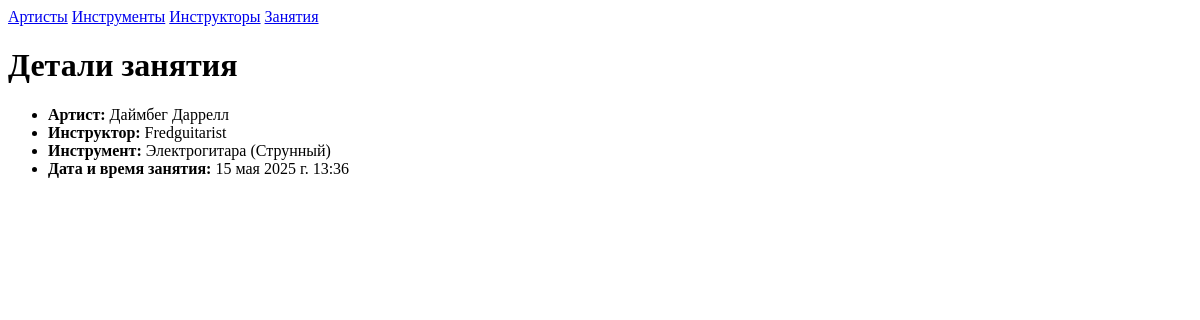
Screenshot of /Lesson/4/detail/ with the database file from the repository.
### Application/models.py (models this page shows)
class Artist(models.Model):
    name = models.CharField(max_length=70, verbose_name="Имя артиста")
    age = models.IntegerField(verbose_name="возарст")
    phone = models.CharField(max_length=15, verbose_name="Телефон", validators=[phone_validator])
    required_fields = ['name']
    class Meta:
        verbose_name = "артист"
        verbose_name_plural = "артисты"
    def __str__(self):
        return f"{self.name}"

class Instructor(models.Model):
    name = models.CharField(max_length=70, verbose_name="Имя инструктора")
    phone = models.CharField(max_length=15, verbose_name="Телефон", validators=[phone_validator])
    specialization = models.CharField(max_length=150, verbose_name="Специализация")
    required_fields = ['name']
    class Meta:
        verbose_name = "инструктор"
        verbose_name_plural = "инструкторы"
    def __str__(self):
        return f"{self.name}"

class Instrument(models.Model):
    class Type(models.TextChoices):
        STRING = 'Струнный', 'Струнный'
        WIND = 'Духовой', 'Духовой'
        PERCUSSION = 'Ударный', 'Ударный'
        OTHER = 'Иной', 'Иной'
    name = models.CharField(max_length=50, verbose_name="Название инструмента")
    type = models.CharField(max_length=50, verbose_name="Тип", choices=Type.choices, default=Type.OTHER)
    required_fields = ['name', 'type']
    class Meta:
        verbose_name = "инструмент"
        verbose_name_plural = "инструменты"
    def __str__(self):
        return f"{self.name} ({self.type})"

class Lesson(models.Model):
    artist = models.ForeignKey(Artist, on_delete=models.CASCADE, verbose_name="Артист")
    instructor = models.ForeignKey(Instructor, on_delete=models.CASCADE, verbose_name="Инструктор")
    instrument = models.ForeignKey(Instrument, on_delete=models.CASCADE, verbose_name="Инструмент")
    lesson_date = models.DateTimeField(verbose_name="Дата и время занятия")
    required_fields = ['artist', 'instructor', 'instrument', 'lesson_date']
    class Meta:
        verbose_name = "занятие"
        verbose_name_plural = "занятия"

### Application/views.py (the view)
# urls.py: path('Lesson/<int:pk>/detail/', views.LessonDetail, name='LessonDetail'),
def LessonDetail(request, pk):
    return DetailFromForm(request, pk, Lesson, 'Детали занятия')

### Application/views.py (called while the page is built)
def DetailFromForm(request, pk, Model, title):
    model = get_object_or_404(Model, pk=pk)
    fields = [(field.verbose_name, getattr(model, field.name)) for field in model._meta.fields]
    return render(request, 'detail.html', {'fields': fields, 'title': title})

### Application/templates/detail.html (shortened to what this page needs)
{% extends 'header.html' %}
{% block in_body %}
<h1>{{ title }}</h1>
<ul>
{% for verbose_name, value in fields %}
  {% if not forloop.first %}
    <li><strong>{{ verbose_name }}:</strong> {{ value }}</li>
  {% endif %}
{% endfor %}
</ul>
{% endblock %}

### rows the page displays
Artist: verbose_name "Артист", name "Даймбег Даррелл"
Instructor: verbose_name "Инструктор", name "Fredguitarist"
Instrument: verbose_name "Инструмент", name+type "Электрогитара (Струнный)"
Lesson: fields "15 мая 2025 г. 13:36"

### other values shown
{{ title }} "Детали занятия"
{{ verbose_name }} "Дата и время занятия"
